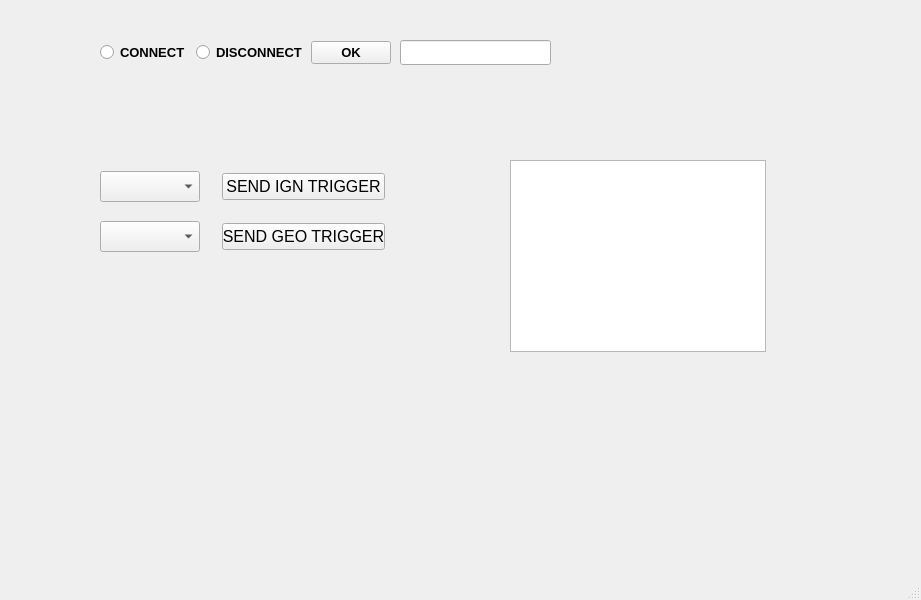
<?xml version="1.0" encoding="UTF-8"?>
<ui version="4.0">
 <class>MainWindow</class>
 <widget class="QMainWindow" name="MainWindow">
  <property name="geometry">
   <rect>
    <x>0</x>
    <y>0</y>
    <width>921</width>
    <height>600</height>
   </rect>
  </property>
  <property name="font">
   <font>
    <pointsize>25</pointsize>
    <bold>true</bold>
   </font>
  </property>
  <property name="windowTitle">
   <string>MainWindow</string>
  </property>
  <widget class="QWidget" name="centralwidget">
   <widget class="QWidget" name="layoutWidget">
    <property name="geometry">
     <rect>
      <x>100</x>
      <y>220</y>
      <width>285</width>
      <height>34</height>
     </rect>
    </property>
    <layout class="QHBoxLayout" name="horizontalLayout_2">
     <property name="spacing">
      <number>22</number>
     </property>
     <item>
      <widget class="QComboBox" name="Geostates">
       <property name="font">
        <font>
         <pointsize>14</pointsize>
         <bold>false</bold>
        </font>
       </property>
      </widget>
     </item>
     <item>
      <widget class="QPushButton" name="GEOTRIGERSENDER">
       <property name="font">
        <font>
         <pointsize>12</pointsize>
         <bold>false</bold>
        </font>
       </property>
       <property name="text">
        <string>SEND GEO TRIGGER</string>
       </property>
      </widget>
     </item>
    </layout>
   </widget>
   <widget class="QWidget" name="layoutWidget">
    <property name="geometry">
     <rect>
      <x>100</x>
      <y>170</y>
      <width>285</width>
      <height>34</height>
     </rect>
    </property>
    <layout class="QHBoxLayout" name="horizontalLayout">
     <property name="spacing">
      <number>22</number>
     </property>
     <item>
      <widget class="QComboBox" name="IgnStates">
       <property name="font">
        <font>
         <pointsize>14</pointsize>
         <bold>false</bold>
        </font>
       </property>
      </widget>
     </item>
     <item>
      <widget class="QPushButton" name="IGNTRIGERSENDER">
       <property name="font">
        <font>
         <pointsize>12</pointsize>
         <bold>false</bold>
        </font>
       </property>
       <property name="text">
        <string>SEND IGN TRIGGER</string>
       </property>
      </widget>
     </item>
    </layout>
   </widget>
   <widget class="QWidget" name="layoutWidget">
    <property name="geometry">
     <rect>
      <x>100</x>
      <y>40</y>
      <width>291</width>
      <height>25</height>
     </rect>
    </property>
    <layout class="QHBoxLayout" name="horizontalLayout_3">
     <item>
      <widget class="QRadioButton" name="connect">
       <property name="font">
        <font>
         <pointsize>10</pointsize>
         <bold>true</bold>
        </font>
       </property>
       <property name="text">
        <string>CONNECT</string>
       </property>
      </widget>
     </item>
     <item>
      <widget class="QRadioButton" name="disconnect">
       <property name="font">
        <font>
         <pointsize>10</pointsize>
         <bold>true</bold>
        </font>
       </property>
       <property name="text">
        <string>DISCONNECT</string>
       </property>
      </widget>
     </item>
     <item>
      <widget class="QPushButton" name="radioOK">
       <property name="font">
        <font>
         <pointsize>10</pointsize>
         <bold>true</bold>
        </font>
       </property>
       <property name="text">
        <string>OK</string>
       </property>
      </widget>
     </item>
    </layout>
   </widget>
   <widget class="QLineEdit" name="lineEdit">
    <property name="geometry">
     <rect>
      <x>400</x>
      <y>40</y>
      <width>151</width>
      <height>25</height>
     </rect>
    </property>
    <property name="font">
     <font>
      <pointsize>10</pointsize>
      <bold>false</bold>
     </font>
    </property>
   </widget>
   <widget class="QListWidget" name="listWidget">
    <property name="geometry">
     <rect>
      <x>510</x>
      <y>160</y>
      <width>256</width>
      <height>192</height>
     </rect>
    </property>
    <property name="font">
     <font>
      <pointsize>12</pointsize>
      <bold>false</bold>
     </font>
    </property>
   </widget>
  </widget>
  <widget class="QMenuBar" name="menubar">
   <property name="geometry">
    <rect>
     <x>0</x>
     <y>0</y>
     <width>921</width>
     <height>42</height>
    </rect>
   </property>
  </widget>
  <widget class="QStatusBar" name="statusbar"/>
 </widget>
 <resources/>
 <connections/>
</ui>
